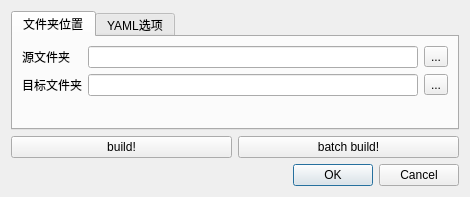
<?xml version="1.0" encoding="UTF-8"?>
<ui version="4.0">
 <class>Dialog</class>
 <widget class="QDialog" name="Dialog">
  <property name="geometry">
   <rect>
    <x>0</x>
    <y>0</y>
    <width>470</width>
    <height>197</height>
   </rect>
  </property>
  <property name="windowTitle">
   <string>Dialog</string>
  </property>
  <layout class="QVBoxLayout" name="verticalLayout_2">
   <item>
    <widget class="QTabWidget" name="tabWidget">
     <property name="currentIndex">
      <number>0</number>
     </property>
     <property name="documentMode">
      <bool>false</bool>
     </property>
     <property name="tabsClosable">
      <bool>false</bool>
     </property>
     <property name="tabBarAutoHide">
      <bool>false</bool>
     </property>
     <widget class="QWidget" name="folder">
      <attribute name="title">
       <string>文件夹位置</string>
      </attribute>
      <layout class="QVBoxLayout" name="verticalLayout">
       <item>
        <layout class="QHBoxLayout" name="s" stretch="0,0,0">
         <item>
          <widget class="QLabel" name="label">
           <property name="minimumSize">
            <size>
             <width>60</width>
             <height>0</height>
            </size>
           </property>
           <property name="maximumSize">
            <size>
             <width>16777215</width>
             <height>16777215</height>
            </size>
           </property>
           <property name="text">
            <string>源文件夹</string>
           </property>
          </widget>
         </item>
         <item>
          <widget class="QLineEdit" name="source"/>
         </item>
         <item>
          <widget class="QToolButton" name="select_source">
           <property name="text">
            <string>...</string>
           </property>
          </widget>
         </item>
        </layout>
       </item>
       <item>
        <layout class="QHBoxLayout" name="d" stretch="0,0,0">
         <item>
          <widget class="QLabel" name="label_2">
           <property name="minimumSize">
            <size>
             <width>60</width>
             <height>0</height>
            </size>
           </property>
           <property name="text">
            <string>目标文件夹</string>
           </property>
          </widget>
         </item>
         <item>
          <widget class="QLineEdit" name="destination"/>
         </item>
         <item>
          <widget class="QToolButton" name="select_dest">
           <property name="text">
            <string>...</string>
           </property>
          </widget>
         </item>
        </layout>
       </item>
       <item>
        <spacer name="verticalSpacer">
         <property name="orientation">
          <enum>Qt::Vertical</enum>
         </property>
         <property name="sizeHint" stdset="0">
          <size>
           <width>0</width>
           <height>2</height>
          </size>
         </property>
        </spacer>
       </item>
      </layout>
     </widget>
     <widget class="QWidget" name="yaml">
      <attribute name="title">
       <string>YAML选项</string>
      </attribute>
     </widget>
    </widget>
   </item>
   <item>
    <layout class="QHBoxLayout" name="horizontalLayout">
     <item>
      <widget class="QPushButton" name="buildButton">
       <property name="text">
        <string>build!</string>
       </property>
      </widget>
     </item>
     <item>
      <widget class="QPushButton" name="batchbuildButton">
       <property name="text">
        <string>batch build!</string>
       </property>
      </widget>
     </item>
    </layout>
   </item>
   <item>
    <widget class="QDialogButtonBox" name="buttonBox">
     <property name="orientation">
      <enum>Qt::Horizontal</enum>
     </property>
     <property name="standardButtons">
      <set>QDialogButtonBox::Cancel|QDialogButtonBox::Ok</set>
     </property>
    </widget>
   </item>
  </layout>
 </widget>
 <resources/>
 <connections>
  <connection>
   <sender>buttonBox</sender>
   <signal>accepted()</signal>
   <receiver>Dialog</receiver>
   <slot>accept()</slot>
   <hints>
    <hint type="sourcelabel">
     <x>248</x>
     <y>254</y>
    </hint>
    <hint type="destinationlabel">
     <x>157</x>
     <y>274</y>
    </hint>
   </hints>
  </connection>
  <connection>
   <sender>buttonBox</sender>
   <signal>rejected()</signal>
   <receiver>Dialog</receiver>
   <slot>reject()</slot>
   <hints>
    <hint type="sourcelabel">
     <x>316</x>
     <y>260</y>
    </hint>
    <hint type="destinationlabel">
     <x>286</x>
     <y>274</y>
    </hint>
   </hints>
  </connection>
 </connections>
</ui>
